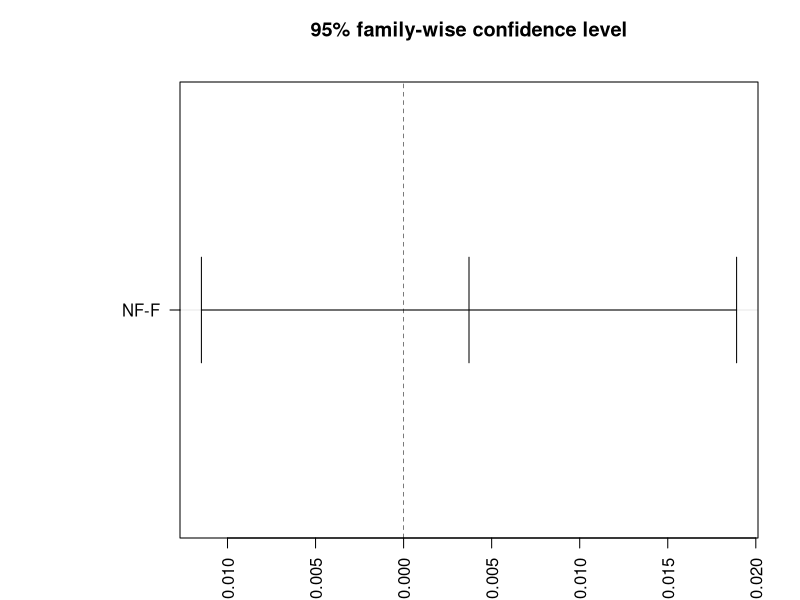
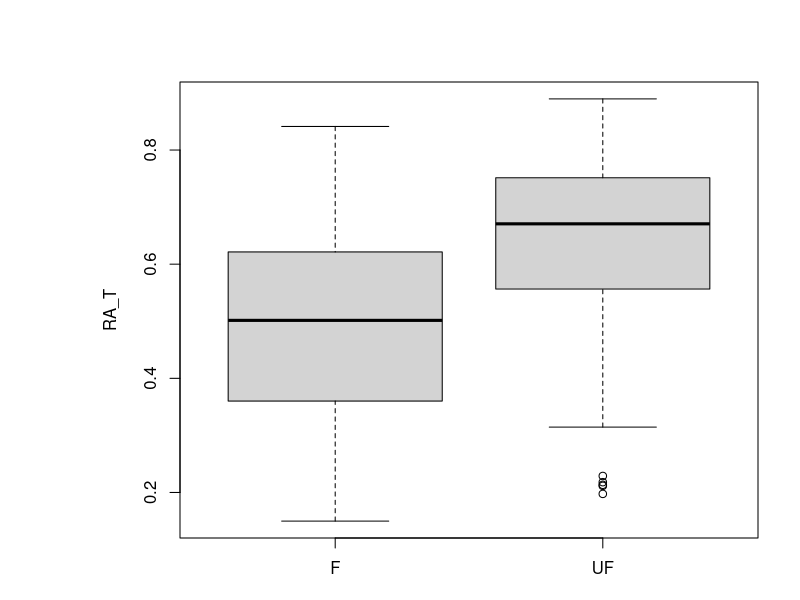
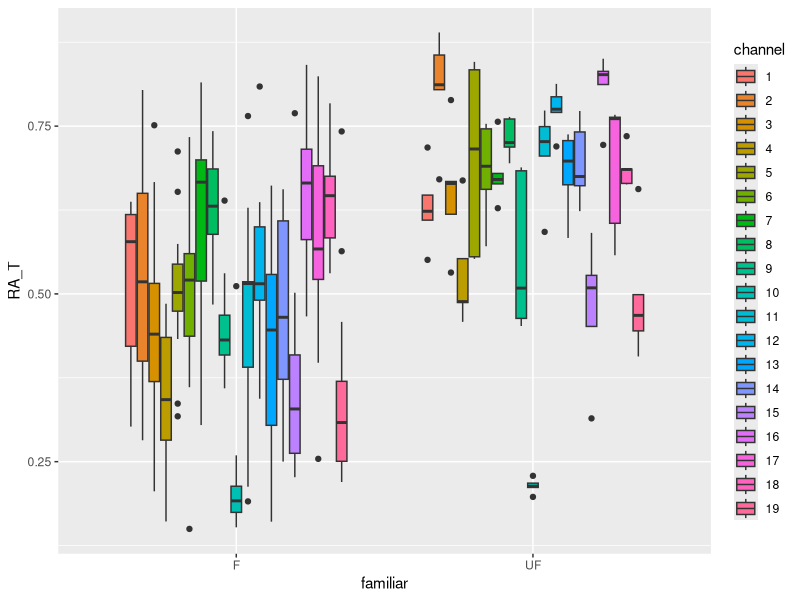

The R source for these figures, in order:
################################################################################
##################### EEG Brainwave with Classical Music #######################

## Dataset: Processed EEG brainwave dataset from 20 different subjects. 
## Classical Music: Rite of Spring (by Igor Stravinsky)




################################################################################

library(ggplot2)
library(dplyr)
library(psych)

getwd()

################################################################################
################################################################################

## Basic data preprocessing

data <- read.csv("./data/EEG_data_summary.csv")  # original data


head(data)
colnames(data)[1] <- "sub"
colnames(data)


## Factorizing categorical variables
data$sub <- as.factor(data$sub)
data$familiar <- as.factor(data$familiar)
data$gender <- as.factor(data$gender)
data$channel <- as.factor(data$channel)

str(data)



## Adding new variables
# 1. New column for Column to recognize AR or NonAR
new_familiar <- ifelse(data$score<3, "NF", ifelse(data$score>3, "F", "NONE"))
data$familiar_n <- new_familiar
data$familiar_n <- as.factor(data$familiar_n)

str(data) 

data = data[data$familiar_n== "NF" | data$familiar_n=="F", ]




# 2. New columns for 
# Part 1: (section 1~section3)  / Part 2: (section4~section6) / Part3: (section7)
# Part 4: (section 8~section10) / Part 5: (section11~section12)
data <- data %>% 
  mutate(RA_part1_ = (RA_s1_+RA_s2_+RA_s3_)/3,
         RA_part2_ = (RA_s4_+RA_s5_+RA_s6_)/3,
         RA_part3_ = (RA_s7_),
         RA_part4_ = (RA_s8_+RA_s9_+RA_s10_)/3,
         RA_part5_ = (RA_s11_+RA_s12_)/2,
         
         RB_part1_ = (RB_s1_+RB_s2_+RB_s3_)/3,
         RB_part2_ = (RB_s4_+RB_s5_+RB_s6_)/3,
         RB_part3_ = (RB_s7_),
         RB_part4_ = (RB_s8_+RB_s9_+RB_s10_)/3,
         RB_part5_ = (RB_s11_+RB_s12_)/2,
         
         RT_part1_ = (RT_s1_+RT_s2_+RT_s3_)/3,
         RT_part2_ = (RT_s4_+RT_s5_+RT_s6_)/3,
         RT_part3_ = (RT_s7_),
         RT_part4_ = (RT_s8_+RT_s9_+RT_s10_)/3,
         RT_part5_ = (RT_s11_+RT_s12_)/2,
         
         RG_part1_ = (RG_s1_+RG_s2_+RG_s3_)/3,
         RG_part2_ = (RG_s4_+RG_s5_+RG_s6_)/3,
         RG_part3_ = (RG_s7_),
         RG_part4_ = (RG_s8_+RG_s9_+RG_s10_)/3,
         RG_part5_ = (RG_s11_+RG_s12_)/2,
         
         RSMR_part1_ = (RSMR_s1_+RSMR_s2_+RSMR_s3_)/3,
         RSMR_part2_ = (RSMR_s4_+RSMR_s5_+RSMR_s6_)/3,
         RSMR_part3_ = (RSMR_s7_),
         RSMR_part4_ = (RSMR_s8_+RSMR_s9_+RSMR_s10_)/3,
         RSMR_part5_ = (RSMR_s11_+RSMR_s12_)/2
         )



head(data)





## Data split
ch1_data = data[data$channel==1, ]
ch2_data = data[data$channel==2, ]
ch3_data = data[data$channel==3, ]
ch4_data = data[data$channel==4, ]
ch5_data = data[data$channel==5, ]
ch6_data = data[data$channel==6, ]
ch7_data = data[data$channel==7, ]
ch8_data = data[data$channel==8, ]
ch9_data = data[data$channel==9, ]
ch10_data = data[data$channel==10, ]
ch11_data = data[data$channel==11, ]
ch12_data = data[data$channel==12, ]
ch13_data = data[data$channel==13, ]
ch14_data = data[data$channel==14, ]
ch15_data = data[data$channel==15, ]
ch16_data = data[data$channel==16, ]
ch17_data = data[data$channel==17, ]
ch18_data = data[data$channel==18, ]
ch19_data = data[data$channel==19, ]



################################################################################
################################################################################

### Analysis ideas / Research hypothesis

# 1. Brainwave differences between familiar / unfamiliar group 
#    (by channel, overall RA, RB, RT, RG, RSMR comparison)
# 2. Brainwave differences between familiar / unfamiliar group
#    (by classical music section (section 1~12))









################################################################################
################################################################################

## Independent sample T-TEST

channel_data = ch1_data
# channel_data = ch2_data
# channel_data = ch3_data
# channel_data = ch4_data
# channel_data = ch5_data
# channel_data = ch6_data
# channel_data = ch7_data
# channel_data = ch8_data
# channel_data = ch9_data
# channel_data = ch10_data
# channel_data = ch11_data
# channel_data = ch12_data
# channel_data = ch13_data
# channel_data = ch14_data
# channel_data = ch15_data
# channel_data = ch16_data
# channel_data = ch17_data
# channel_data = ch18_data
# channel_data = ch19_data



## with newly defined familiar group division (1,2,3 = NF, 4,5 = F)

# Overall brainwave comparison (Total section Average)
var.test(channel_data$RA_T, channel_data$RA_T)
t.test(data = channel_data, RA_T ~ familiar_n, var.equal=TRUE)
t.test(data = channel_data, RB_T ~ familiar_n, var.equal=TRUE)
t.test(data = channel_data, RT_T ~ familiar_n, var.equal=TRUE)
t.test(data = channel_data, RG_T ~ familiar_n, var.equal=TRUE)
t.test(data = channel_data, RSMR ~ familiar_n, var.equal=TRUE)


# Part 1: section 1, section 2, section 3
var.test(channel_data$RA_part1_, channel_data$RA_part1_)
t.test(data = channel_data, RA_part1_ ~ familiar_n, var.equal=TRUE)
t.test(data = channel_data, RB_part1_ ~ familiar_n, var.equal=TRUE)
t.test(data = channel_data, RT_part1_ ~ familiar_n, var.equal=TRUE)
t.test(data = channel_data, RG_part1_ ~ familiar_n, var.equal=TRUE)
t.test(data = channel_data, RSMR_part1_ ~ familiar_n, var.equal=TRUE)


# Part 2: section 4, section 5, section 6
var.test(channel_data$RA_part2_, channel_data$RA_part2_)
t.test(data = channel_data, RA_part2_ ~ familiar_n, var.equal=TRUE)
t.test(data = channel_data, RB_part2_ ~ familiar_n, var.equal=TRUE)
t.test(data = channel_data, RT_part2_ ~ familiar_n, var.equal=TRUE)
t.test(data = channel_data, RG_part2_ ~ familiar_n, var.equal=TRUE)
t.test(data = channel_data, RSMR_part2_ ~ familiar_n, var.equal=TRUE)


# Part 3: section 7
var.test(channel_data$RA_part3_, channel_data$RA_part3_)
t.test(data = channel_data, RA_part3_ ~ familiar_n, var.equal=TRUE)
t.test(data = channel_data, RB_part3_ ~ familiar_n, var.equal=TRUE)
t.test(data = channel_data, RT_part3_ ~ familiar_n, var.equal=TRUE)
t.test(data = channel_data, RG_part3_ ~ familiar_n, var.equal=TRUE)
t.test(data = channel_data, RSMR_part3_ ~ familiar_n, var.equal=TRUE)


# Part 4: section 8, section 9, section 10
var.test(channel_data$RA_part4_, channel_data$RA_part4_)
t.test(data = channel_data, RA_part4_ ~ familiar_n, var.equal=TRUE)
t.test(data = channel_data, RB_part4_ ~ familiar_n, var.equal=TRUE)
t.test(data = channel_data, RT_part4_ ~ familiar_n, var.equal=TRUE)
t.test(data = channel_data, RG_part4_ ~ familiar_n, var.equal=TRUE)
t.test(data = channel_data, RSMR_part4_ ~ familiar_n, var.equal=TRUE)


# Part 5: section 11, section 12
var.test(channel_data$RA_part5_, channel_data$RA_part5_)
t.test(data = channel_data, RA_part5_ ~ familiar_n, var.equal=TRUE)
t.test(data = channel_data, RB_part5_ ~ familiar_n, var.equal=TRUE)
t.test(data = channel_data, RT_part5_ ~ familiar_n, var.equal=TRUE)
t.test(data = channel_data, RG_part5_ ~ familiar_n, var.equal=TRUE)
t.test(data = channel_data, RSMR_part5_ ~ familiar_n, var.equal=TRUE)




################################################################################
################################################################################

## One-way ANOVA test for each variable

result_eeg <-aov(RSMR ~ familiar_n, data = data)
anova(result_eeg)


## Two-way ANOVA test for both variables
result_both <- aov(RA_T ~ channel + familiar_n, data = data)
anova(result_both)


## TukeyHSD test for multiple comparisons - post hoc test
TukeyHSD(result_eeg, conf.level=0.95)
TukeyHSD(result_both, conf.level=0.95)


par(mar=c(3.1, 9, 4.1, 2.1))
plot(TukeyHSD(result_eeg, conf.level = 0.95), las=2)





################################################################################

## Simple check for the box plot and interaction plot
boxplot(RA_T ~ familiar, data=data)

## MEAN & SD VALUE COMPARISON ##
ggplot(data, aes(x = familiar, y = RA_T, fill = channel)) + geom_boxplot()










